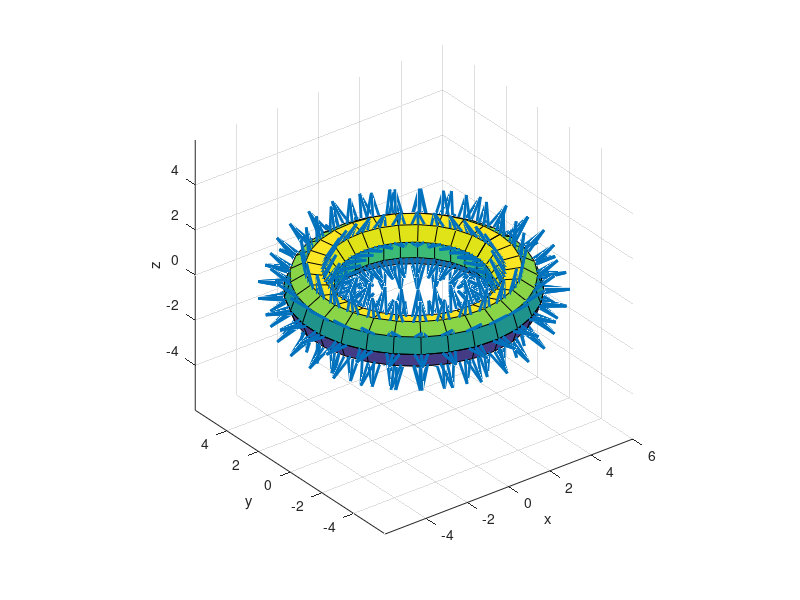

The MATLAB source for this figure:
u = linspace(0, 2*pi, 10); % short direction
v = linspace(0, 2*pi, 30); % long direction
[U, V] = meshgrid(u, v);
a = 4;
r = 1;

rx = (a+r*cos(U)).*cos(V);
ry = (a+r*cos(U)).*sin(V);
rz = r*sin(U);

surf(rx, ry, rz);
xlabel('x');
ylabel('y');
zlabel('z');
axis equal

nx = cos(U).*cos(V);
ny = cos(U).*sin(V);
nz = sin(U);
hold on
quiver3(rx, ry, rz, nx, ny, nz, 0, 'LineWidth', 2, 'MaxHeadSize', 1);
